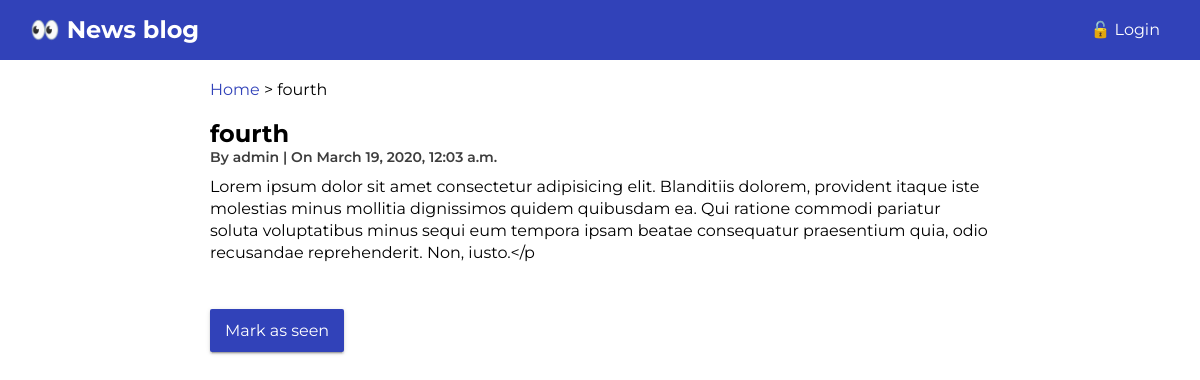
The app's page /post/4/ with its own data.
### post/models.py (models this page shows, shortened)
class Post(models.Model):
    title = models.CharField(max_length=100)
    body = models.TextField(max_length=1000)
    author = models.ForeignKey(User, on_delete=models.CASCADE)
    creation_date = models.DateTimeField(default=now)
    read = models.BooleanField(default=False)

### post/views.py (the view)
# urls.py: url(r'^post/(?P<pk>[\d]+)/$', views.PostDetail.as_view(), name='post_detail'),
class PostDetail(DetailView):
    model = Post
    def get_object(self):
        object = super(PostDetail, self).get_object()
        object.read = True
        object.save()
        return object

### post/templates/post/post_detail.html (shortened to what this page needs)
{% extends 'post/base.html' %}
{% load static %}
{% block breadcrumb %}{{ block.super }} > {{ post.title }} {% endblock %}
{% block content %}
    <div class="blog-item">
            <h2>{{ post.title }} </h2>
            <div class="info">
                By <span><a href="#">{{ post.author }}</a></span> | On <span>{{ post.creation_date }}</span>
            </div>
            <p> {{ post.body  }}</p>
        </div>
    <div class="form">
        <form action="" method="post" novalidate>
            <p><input type="submit" value="Mark as seen"></p>
        </form>
    </div>
{% endblock %}

### post/static/post/css/style.css (style rules this page uses)
:root { --primary: #3142b9; --primary-light: rgb(212, 47, 47); --light-dark: #3d3d3d; --lighter-dark: #5e5d5d; }
body { font-family: 'Montserrat', sans-serif; }
h2 { margin: 0; }
a { text-decoration: none; color: var(--secondary); }
nav > h2, p { margin: 0; }
.content-wrapper > div { grid-column: 2; max-width: 780px; margin: 20px 0; }
.blog-item .info { margin-bottom: 10px; font-size: 14px; font-weight: 600; color: var(--light-dark); }
.blog-item p { line-height: 22px; }
.form input, textarea, select { width: 100%; padding: 12px 15px; border-radius: 2px; border: none; margin: 5px 0 20px 0; font-size: 16px; background: #f3efef; box-shadow: 0 2px 2px 0 rgba(0,0,0,.14),0 3px 1px -2px rgba(0,0,0,.2),0 1px 5px 0 rgba(0,0,0,.12); }
.form input[type="submit"] { background: var(--primary); color: white; width: auto; }

### records on screen
Post: title "fourth", author "admin", creation_date "March 19, 2020, 12:03 a.m.", body "Lorem ipsum dolor sit amet consectetur adipisicing elit. Blanditiis dolorem, provident itaque iste molestias minus mollitia dignissimos quidem quibusdam ea. Qui ratione commodi pariatur soluta voluptatibus minus sequi eum tempora ipsam beatae consequatur praesentium quia, odio recusandae reprehenderit. Non, iusto.</p"
